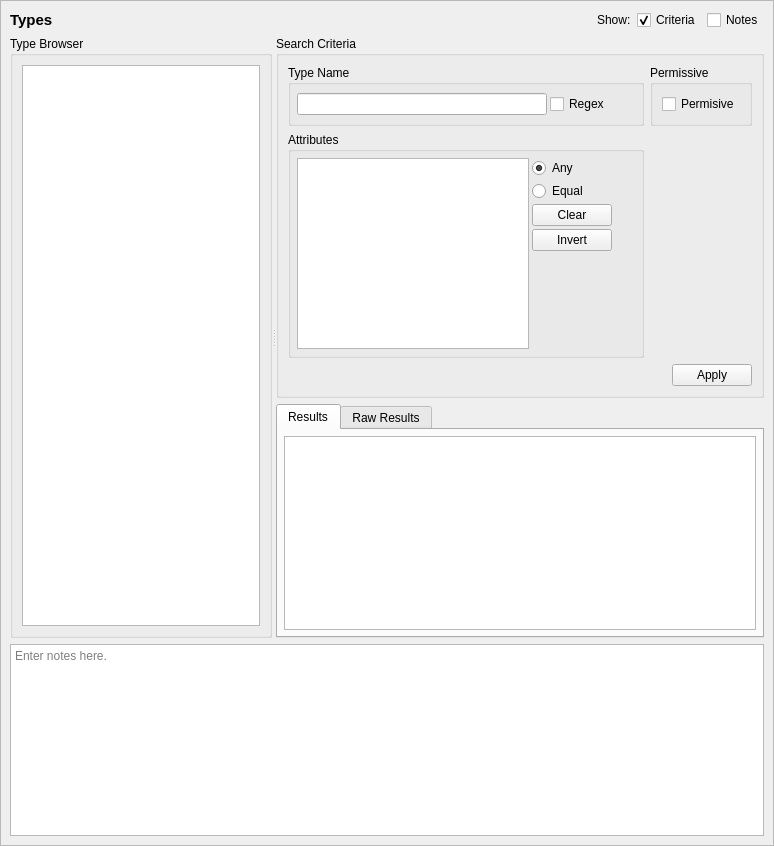
<?xml version="1.0" encoding="UTF-8"?>
<ui version="4.0">
 <class>UserQueryTab</class>
 <widget class="QScrollArea" name="UserQueryTab">
  <property name="geometry">
   <rect>
    <x>0</x>
    <y>0</y>
    <width>774</width>
    <height>846</height>
   </rect>
  </property>
  <property name="sizeAdjustPolicy">
   <enum>QAbstractScrollArea::AdjustToContents</enum>
  </property>
  <property name="widgetResizable">
   <bool>true</bool>
  </property>
  <widget class="QWidget" name="contents">
   <property name="geometry">
    <rect>
     <x>0</x>
     <y>0</y>
     <width>772</width>
     <height>844</height>
    </rect>
   </property>
   <property name="minimumSize">
    <size>
     <width>0</width>
     <height>0</height>
    </size>
   </property>
   <layout class="QGridLayout" name="gridLayout_3">
    <item row="0" column="0">
     <widget class="QLabel" name="label">
      <property name="sizePolicy">
       <sizepolicy hsizetype="Preferred" vsizetype="Fixed">
        <horstretch>0</horstretch>
        <verstretch>0</verstretch>
       </sizepolicy>
      </property>
      <property name="maximumSize">
       <size>
        <width>16777215</width>
        <height>20</height>
       </size>
      </property>
      <property name="font">
       <font>
        <pointsize>11</pointsize>
        <weight>75</weight>
        <bold>true</bold>
       </font>
      </property>
      <property name="text">
       <string>Types</string>
      </property>
     </widget>
    </item>
    <item row="3" column="0" colspan="5">
     <widget class="QTextEdit" name="notes">
      <property name="minimumSize">
       <size>
        <width>0</width>
        <height>80</height>
       </size>
      </property>
      <property name="toolTip">
       <string>Optionally enter notes here about the query.</string>
      </property>
      <property name="placeholderText">
       <string>Enter notes here.</string>
      </property>
     </widget>
    </item>
    <item row="0" column="1">
     <spacer name="horizontalSpacer">
      <property name="orientation">
       <enum>Qt::Horizontal</enum>
      </property>
      <property name="sizeHint" stdset="0">
       <size>
        <width>440</width>
        <height>20</height>
       </size>
      </property>
     </spacer>
    </item>
    <item row="0" column="2">
     <widget class="QLabel" name="label_2">
      <property name="text">
       <string>Show:</string>
      </property>
     </widget>
    </item>
    <item row="0" column="3">
     <widget class="QCheckBox" name="criteria_expander">
      <property name="toolTip">
       <string>Show or hide the search criteria (no settings are lost)</string>
      </property>
      <property name="text">
       <string>Criteria</string>
      </property>
      <property name="checked">
       <bool>true</bool>
      </property>
     </widget>
    </item>
    <item row="0" column="4">
     <widget class="QCheckBox" name="notes_expander">
      <property name="toolTip">
       <string>Show or hide the notes field (no data is lost)</string>
      </property>
      <property name="text">
       <string>Notes</string>
      </property>
     </widget>
    </item>
    <item row="1" column="0" rowspan="2" colspan="5">
     <widget class="QSplitter" name="splitter">
      <property name="sizePolicy">
       <sizepolicy hsizetype="Expanding" vsizetype="Preferred">
        <horstretch>0</horstretch>
        <verstretch>1</verstretch>
       </sizepolicy>
      </property>
      <property name="orientation">
       <enum>Qt::Horizontal</enum>
      </property>
      <widget class="QGroupBox" name="browser_groupBox">
       <property name="title">
        <string>Type Browser</string>
       </property>
       <layout class="QGridLayout" name="gridLayout">
        <item row="0" column="0">
         <widget class="GetDetailsListView" name="types"/>
        </item>
       </layout>
      </widget>
      <widget class="QWidget" name="verticalLayoutWidget">
       <layout class="QVBoxLayout" name="verticalLayout">
        <item>
         <widget class="QGroupBox" name="criteria_frame">
          <property name="sizePolicy">
           <sizepolicy hsizetype="Preferred" vsizetype="Preferred">
            <horstretch>0</horstretch>
            <verstretch>0</verstretch>
           </sizepolicy>
          </property>
          <property name="maximumSize">
           <size>
            <width>16777215</width>
            <height>16777215</height>
           </size>
          </property>
          <property name="title">
           <string>Search Criteria</string>
          </property>
          <layout class="QGridLayout" name="gridLayout_2">
           <item row="0" column="1">
            <widget class="QGroupBox" name="alias_criteria">
             <property name="maximumSize">
              <size>
               <width>16777215</width>
               <height>120</height>
              </size>
             </property>
             <property name="title">
              <string>Permissive</string>
             </property>
             <layout class="QGridLayout" name="gridLayout_4">
              <item row="1" column="0">
               <widget class="QCheckBox" name="permissive">
                <property name="toolTip">
                 <string>A matching type will be permissive.</string>
                </property>
                <property name="text">
                 <string>Permisive</string>
                </property>
               </widget>
              </item>
             </layout>
            </widget>
           </item>
           <item row="1" column="0">
            <widget class="QGroupBox" name="attr_criteria">
             <property name="title">
              <string>Attributes</string>
             </property>
             <layout class="QGridLayout" name="gridLayout_7">
              <property name="leftMargin">
               <number>6</number>
              </property>
              <property name="topMargin">
               <number>6</number>
              </property>
              <property name="rightMargin">
               <number>6</number>
              </property>
              <property name="bottomMargin">
               <number>6</number>
              </property>
              <property name="spacing">
               <number>3</number>
              </property>
              <item row="2" column="1">
               <widget class="QPushButton" name="clear_attrs">
                <property name="text">
                 <string>Clear</string>
                </property>
               </widget>
              </item>
              <item row="2" column="2">
               <spacer name="horizontalSpacer_4">
                <property name="orientation">
                 <enum>Qt::Horizontal</enum>
                </property>
                <property name="sizeHint" stdset="0">
                 <size>
                  <width>40</width>
                  <height>20</height>
                 </size>
                </property>
               </spacer>
              </item>
              <item row="3" column="1">
               <widget class="QPushButton" name="invert_attrs">
                <property name="text">
                 <string>Invert</string>
                </property>
               </widget>
              </item>
              <item row="1" column="1">
               <widget class="QRadioButton" name="attrs_equal">
                <property name="toolTip">
                 <string>A matching type will have an attribute set equal to the selected attributes.</string>
                </property>
                <property name="text">
                 <string>Equal</string>
                </property>
               </widget>
              </item>
              <item row="0" column="1">
               <widget class="QRadioButton" name="attrs_any">
                <property name="toolTip">
                 <string>A matching type will have any of the selected attributes.</string>
                </property>
                <property name="text">
                 <string>Any</string>
                </property>
                <property name="checked">
                 <bool>true</bool>
                </property>
               </widget>
              </item>
              <item row="0" column="0" rowspan="5">
               <widget class="QListView" name="attrs">
                <property name="sizePolicy">
                 <sizepolicy hsizetype="Expanding" vsizetype="Expanding">
                  <horstretch>0</horstretch>
                  <verstretch>0</verstretch>
                 </sizepolicy>
                </property>
                <property name="maximumSize">
                 <size>
                  <width>250</width>
                  <height>16777215</height>
                 </size>
                </property>
                <property name="toolTip">
                 <string>Match the attribute set of the type.</string>
                </property>
                <property name="selectionMode">
                 <enum>QAbstractItemView::ExtendedSelection</enum>
                </property>
               </widget>
              </item>
              <item row="4" column="1">
               <spacer name="verticalSpacer_2">
                <property name="orientation">
                 <enum>Qt::Vertical</enum>
                </property>
                <property name="sizeHint" stdset="0">
                 <size>
                  <width>20</width>
                  <height>40</height>
                 </size>
                </property>
               </spacer>
              </item>
             </layout>
            </widget>
           </item>
           <item row="0" column="0">
            <widget class="QGroupBox" name="name_criteria">
             <property name="maximumSize">
              <size>
               <width>16777215</width>
               <height>120</height>
              </size>
             </property>
             <property name="title">
              <string>Type Name</string>
             </property>
             <layout class="QGridLayout" name="gridLayout_8">
              <property name="leftMargin">
               <number>6</number>
              </property>
              <property name="topMargin">
               <number>6</number>
              </property>
              <property name="rightMargin">
               <number>6</number>
              </property>
              <property name="bottomMargin">
               <number>6</number>
              </property>
              <property name="spacing">
               <number>3</number>
              </property>
              <item row="0" column="1">
               <widget class="QLineEdit" name="name">
                <property name="sizePolicy">
                 <sizepolicy hsizetype="Expanding" vsizetype="Fixed">
                  <horstretch>0</horstretch>
                  <verstretch>0</verstretch>
                 </sizepolicy>
                </property>
                <property name="minimumSize">
                 <size>
                  <width>150</width>
                  <height>20</height>
                 </size>
                </property>
                <property name="maximumSize">
                 <size>
                  <width>250</width>
                  <height>16777215</height>
                 </size>
                </property>
               </widget>
              </item>
              <item row="0" column="2">
               <widget class="QCheckBox" name="name_regex">
                <property name="toolTip">
                 <string>Use regular expressions to match the type's name.</string>
                </property>
                <property name="text">
                 <string>Regex</string>
                </property>
               </widget>
              </item>
             </layout>
            </widget>
           </item>
           <item row="2" column="1">
            <widget class="QDialogButtonBox" name="buttonBox">
             <property name="standardButtons">
              <set>QDialogButtonBox::Apply</set>
             </property>
            </widget>
           </item>
          </layout>
         </widget>
        </item>
        <item>
         <widget class="QTabWidget" name="results_frame">
          <property name="sizePolicy">
           <sizepolicy hsizetype="Preferred" vsizetype="MinimumExpanding">
            <horstretch>0</horstretch>
            <verstretch>1</verstretch>
           </sizepolicy>
          </property>
          <property name="currentIndex">
           <number>0</number>
          </property>
          <widget class="QWidget" name="table_page">
           <property name="sizePolicy">
            <sizepolicy hsizetype="Preferred" vsizetype="MinimumExpanding">
             <horstretch>0</horstretch>
             <verstretch>0</verstretch>
            </sizepolicy>
           </property>
           <attribute name="title">
            <string>Results</string>
           </attribute>
           <layout class="QVBoxLayout" name="verticalLayout_3">
            <property name="leftMargin">
             <number>6</number>
            </property>
            <property name="topMargin">
             <number>6</number>
            </property>
            <property name="rightMargin">
             <number>6</number>
            </property>
            <property name="bottomMargin">
             <number>6</number>
            </property>
            <item>
             <widget class="SEToolsTableView" name="table_results">
              <property name="sizePolicy">
               <sizepolicy hsizetype="Expanding" vsizetype="MinimumExpanding">
                <horstretch>0</horstretch>
                <verstretch>0</verstretch>
               </sizepolicy>
              </property>
              <property name="sizeAdjustPolicy">
               <enum>QAbstractScrollArea::AdjustIgnored</enum>
              </property>
              <property name="alternatingRowColors">
               <bool>true</bool>
              </property>
              <property name="sortingEnabled">
               <bool>true</bool>
              </property>
             </widget>
            </item>
           </layout>
          </widget>
          <widget class="QWidget" name="raw_page">
           <property name="sizePolicy">
            <sizepolicy hsizetype="Preferred" vsizetype="MinimumExpanding">
             <horstretch>0</horstretch>
             <verstretch>0</verstretch>
            </sizepolicy>
           </property>
           <attribute name="title">
            <string>Raw Results</string>
           </attribute>
           <layout class="QVBoxLayout" name="verticalLayout_2">
            <property name="leftMargin">
             <number>6</number>
            </property>
            <property name="topMargin">
             <number>6</number>
            </property>
            <property name="rightMargin">
             <number>6</number>
            </property>
            <property name="bottomMargin">
             <number>6</number>
            </property>
            <item>
             <widget class="QPlainTextEdit" name="raw_results">
              <property name="sizePolicy">
               <sizepolicy hsizetype="Expanding" vsizetype="MinimumExpanding">
                <horstretch>0</horstretch>
                <verstretch>0</verstretch>
               </sizepolicy>
              </property>
              <property name="minimumSize">
               <size>
                <width>0</width>
                <height>0</height>
               </size>
              </property>
              <property name="font">
               <font>
                <family>Monospace</family>
               </font>
              </property>
              <property name="documentTitle">
               <string/>
              </property>
              <property name="lineWrapMode">
               <enum>QPlainTextEdit::NoWrap</enum>
              </property>
              <property name="readOnly">
               <bool>true</bool>
              </property>
             </widget>
            </item>
           </layout>
          </widget>
         </widget>
        </item>
       </layout>
      </widget>
     </widget>
    </item>
   </layout>
   <zorder>splitter</zorder>
   <zorder>notes</zorder>
   <zorder>label</zorder>
   <zorder>label_2</zorder>
   <zorder>horizontalSpacer</zorder>
   <zorder>criteria_expander</zorder>
   <zorder>notes_expander</zorder>
  </widget>
 </widget>
 <customwidgets>
  <customwidget>
   <class>SEToolsTableView</class>
   <extends>QTableView</extends>
   <header>setoolsgui/tableview.h</header>
  </customwidget>
  <customwidget>
   <class>GetDetailsListView</class>
   <extends>QListView</extends>
   <header>setoolsgui/getdetailslist.h</header>
  </customwidget>
 </customwidgets>
 <tabstops>
  <tabstop>criteria_expander</tabstop>
  <tabstop>notes_expander</tabstop>
  <tabstop>types</tabstop>
  <tabstop>name</tabstop>
  <tabstop>name_regex</tabstop>
  <tabstop>permissive</tabstop>
  <tabstop>attrs</tabstop>
  <tabstop>attrs_any</tabstop>
  <tabstop>attrs_equal</tabstop>
  <tabstop>clear_attrs</tabstop>
  <tabstop>invert_attrs</tabstop>
  <tabstop>results_frame</tabstop>
  <tabstop>table_results</tabstop>
  <tabstop>raw_results</tabstop>
  <tabstop>notes</tabstop>
 </tabstops>
 <resources/>
 <connections>
  <connection>
   <sender>clear_attrs</sender>
   <signal>clicked()</signal>
   <receiver>attrs</receiver>
   <slot>clearSelection()</slot>
   <hints>
    <hint type="sourcelabel">
     <x>429</x>
     <y>99</y>
    </hint>
    <hint type="destinationlabel">
     <x>319</x>
     <y>184</y>
    </hint>
   </hints>
  </connection>
  <connection>
   <sender>notes_expander</sender>
   <signal>toggled(bool)</signal>
   <receiver>notes</receiver>
   <slot>setVisible(bool)</slot>
   <hints>
    <hint type="sourcelabel">
     <x>732</x>
     <y>20</y>
    </hint>
    <hint type="destinationlabel">
     <x>386</x>
     <y>754</y>
    </hint>
   </hints>
  </connection>
  <connection>
   <sender>criteria_expander</sender>
   <signal>toggled(bool)</signal>
   <receiver>criteria_frame</receiver>
   <slot>setVisible(bool)</slot>
   <hints>
    <hint type="sourcelabel">
     <x>583</x>
     <y>20</y>
    </hint>
    <hint type="destinationlabel">
     <x>496</x>
     <y>226</y>
    </hint>
   </hints>
  </connection>
 </connections>
</ui>
